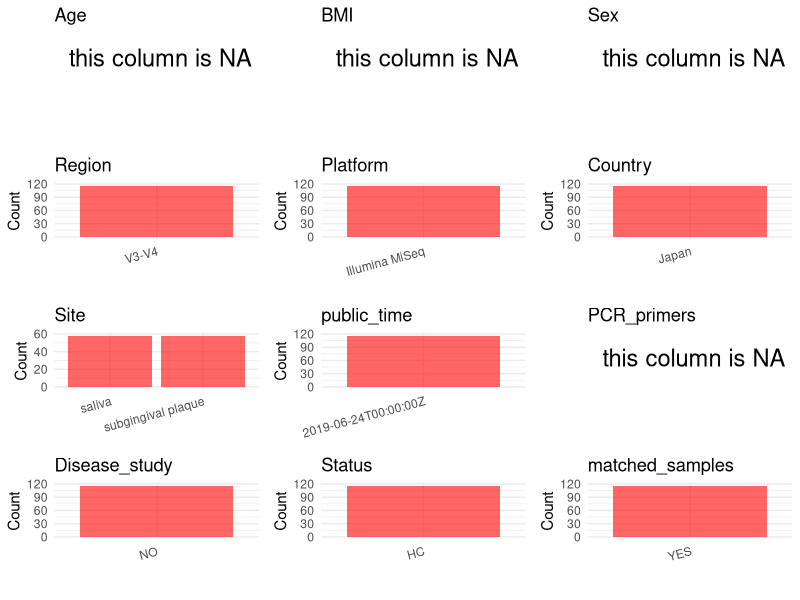

Write R code to recreate this figure. (Note: this script raises an error after producing the figure.)
## ---- chunk 1
# Load necessary libraries
library(dplyr)
library(ggplot2)
library(cowplot)

# Set working directory (update this path to your local directory)
setwd("E:/bioproject_YSD/PRJDB8487")

# Read the initial metadata files
initial_meta <- read.csv("SraRunTable.csv", header = T)

# Remove entries non-oral samples
initial_meta <- initial_meta[initial_meta$env_medium != "feces", ]

# Display the first few rows of the metadata
head(initial_meta)
## ---- chunk 2
# Create a uniform metadata dataframe
metadata <- data.frame(
  BioProject = initial_meta$BioProject,
  Run = initial_meta$Run,
  sample_name = initial_meta$sample_name,
  Age = NA,
  BMI = NA,  
  Sex = NA,
  Region = "V3-V4",
  Platform = initial_meta$Instrument,
  Country = initial_meta$geo_loc_name_country,
  Site = initial_meta$env_medium,
  public_time = initial_meta$ReleaseDate,
  stringsAsFactors = FALSE
)

# Add the prefix subgingival to all plaque values in the site column
metadata <- metadata %>%
  mutate(Site = case_when(
      Site == "plaque" ~ paste("subgingival", Site),
      TRUE ~ Site))
## ---- chunk 3
# Add information obtained from the publication
metadata$PCR_primers <- NA
metadata$title <- "Relationship between oral and gut microbiota in elderly people"
metadata$Disease_study <- "NO"
# Assign disease status based on sample_name patterns
metadata$Status<-"HC"

#extract subject id by remove prefix of sample_name
metadata$sample_name <- gsub("P|T", "", metadata$sample_name)

# Check initial data distribution
cat("Initial sample distribution:\n")
table(metadata$sample_name)
table(metadata$Site)

# Calculate sampling frequency per subject
sample_counts <- table(metadata$sample_name)
cat("\nNumber of samples per subject:\n")
print(sample_counts)

# Create matched_samples column
metadata$matched_samples <- ifelse(metadata$sample_name %in% names(sample_counts[sample_counts >= 2]), "YES", "NO")

cat("\nMatched samples distribution:\n")
table(metadata$matched_samples)

# Identify samples for removal: single samples excluding saliva and subgingival plaque
single_samples <- names(sample_counts[sample_counts == 1])
samples_to_remove <- metadata$sample_name %in% single_samples & 
                     !(metadata$Site %in% c("saliva", "subgingival plaque"))

cat("\nNumber of samples to be removed:", sum(samples_to_remove), "\n")

# Remove identified samples
metadata_clean <- metadata[!samples_to_remove, ]

cat("\nFinal sample distribution after cleaning:\n")
table(metadata_clean$sample_name)
table(metadata_clean$Site)
table(metadata_clean$matched_samples)

# Use cleaned dataset for subsequent analysis
metadata <- metadata_clean
## ---- chunk 4
# Check the number of unique runs and sample names
print(paste("Number of unique runs:", length(unique(metadata$Run))))
print(paste("Number of unique sample names:", length(unique(metadata$sample_name))))
## ---- chunk 5
# Select columns for visualization
plot_data <- metadata %>%
  select(-BioProject, -Run, -sample_name, -title)

# Function to create simple plots for each column
create_simple_plots <- function(data) {
  plots <- list()
  
  for (col in colnames(data)) {
    # Check if the column is all NA
    if (all(is.na(data[[col]]))) {
      # Create an empty plot with text indicating all NA
      p <- ggplot() +
        annotate("text", x = 0.5, y = 0.5, label = "this column is NA", size = 6) +
        labs(title = col) +
        theme_void()
    } else if (is.numeric(data[[col]])) {
      # Numeric variable: histogram
      p <- ggplot(data, aes(x = .data[[col]])) +
        geom_histogram(fill = "blue", alpha = 0.6, bins = 20, na.rm = TRUE) +
        labs(title = col) +
        theme_minimal()
    } else {
      # Categorical variable: bar plot (remove NA values)
      count_data <- as.data.frame(table(data[[col]], useNA = "ifany"))
      p <- ggplot(count_data, aes(x = reorder(Var1, -Freq), y = Freq)) +
        geom_col(fill = "red", alpha = 0.6) +
        labs(title = col, x = NULL, y = "Count") +
        theme_minimal() +
        theme(axis.text.x = element_text(angle = 15, hjust = 1))
    }
    plots[[col]] <- p
  }
  
  return(plots)
}

# Generate and arrange plots
plots <- create_simple_plots(plot_data)
p<-plot_grid(plots$Age, 
          plots$BMI, 
          plots$Sex, 
          plots$Region, 
          plots$Platform, 
          plots$Country, 
          plots$Site,
          plots$public_time, 
          plots$PCR_primers,
          plots$Disease_study,
          plots$Status,
          plots$matched_samples,# add 
          ncol = 3, align = "hv", axis = "lb")
ggsave("Metadata_Summary.png", plot = p, width = 8, height = 6, dpi = 150)
## ---- chunk 6
knitr::include_graphics("Metadata_Summary.png")
## ---- chunk 7
# Reorder columns to match the desired format
metadata <- metadata[, c(
  "BioProject", "Run", "sample_name", "Age", "BMI", "Sex", 
  "Region", "Platform", "Country", "Site", "public_time", 
  "PCR_primers", "title", "Disease_study", "Status", "matched_samples"
)]

# Export the uniform metadata to a CSV file
write.csv(metadata, file = "metadata.csv", quote = TRUE)
head(metadata)
